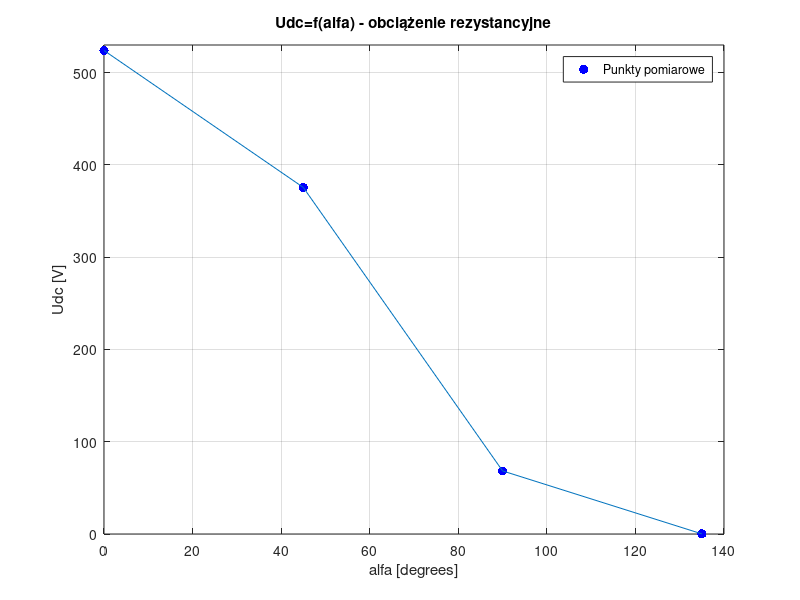
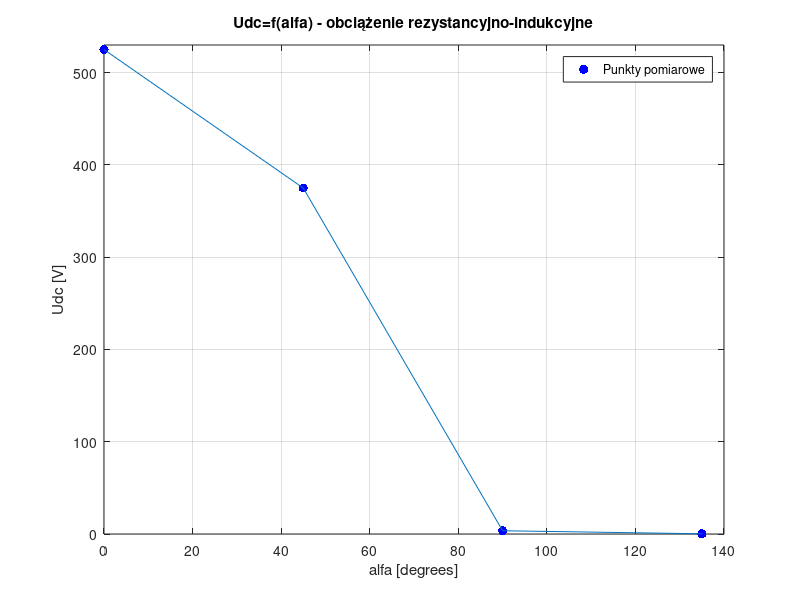

MATLAB code to generate these figures, in order:
clear all
close all 
clc

UR=[524.0554 375.6400 68.3863 0.1386];
UL=[525.0844 374.9394 3.5426 0.2189];
alfa=[0 45 90 135];
figure
plot(alfa,UR,'b.', 'MarkerSize', 20);
hold on;
grid on;
plot(alfa,UR)
title('Udc=f(alfa) - obciążenie rezystancyjne');
ylabel('Udc [V]'); 
xlabel('alfa [degrees]'); 
legend('Punkty pomiarowe','Location', 'best');
ylim([0, 530]); 
figure
plot(alfa,UL,'b.', 'MarkerSize', 20);
hold on;
grid on;
plot(alfa,UL)
title('Udc=f(alfa) - obciążenie rezystancyjno-indukcyjne');
ylabel('Udc [V]'); 
xlabel('alfa [degrees]'); 
legend('Punkty pomiarowe','Location', 'best');
ylim([0, 530]); 
